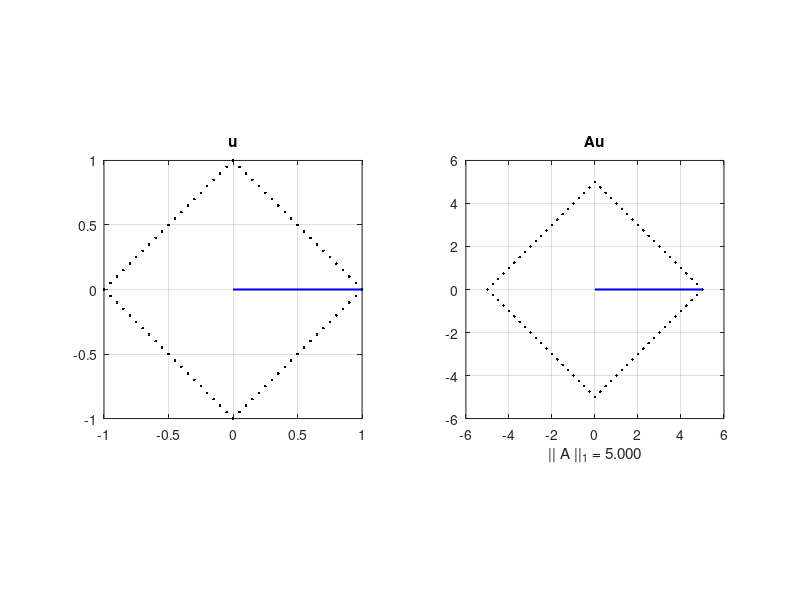
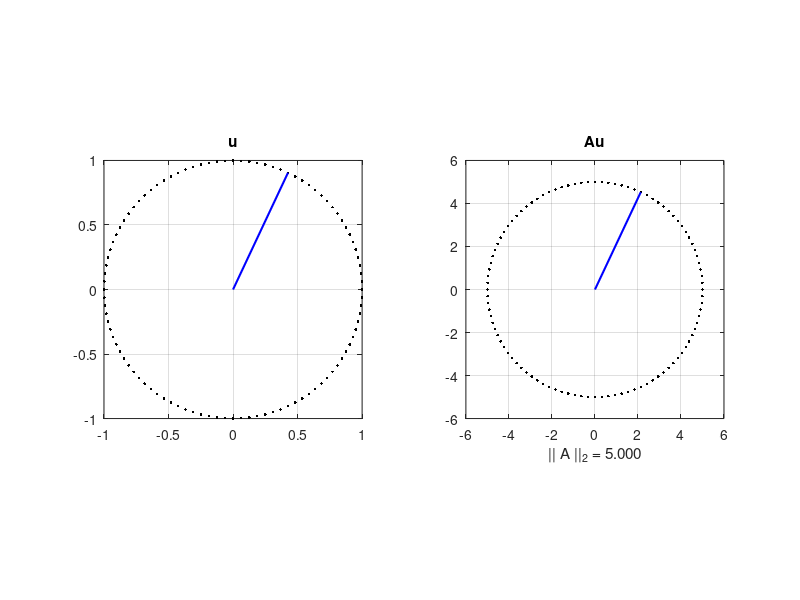
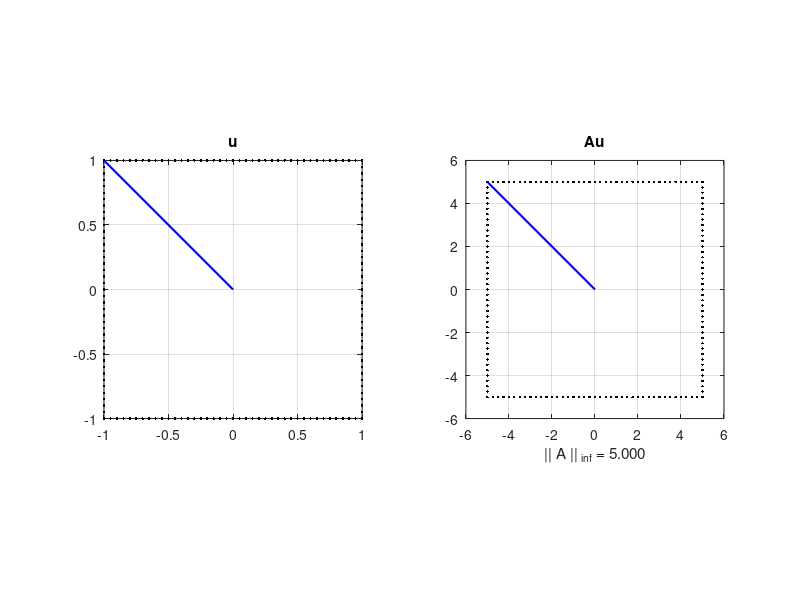

Here is the MATLAB script that generated these plots, in order:
A = input('Give me a real 2x2 matrix: ');

% 1-norm
t = 1:-0.05:0;
x = [ t -t -t t ];
y = [ 1-t 1-t -1+t -1+t ];
Au = A*[x;y];                           % apply to unit sphere
normAu = sum(abs(Au),1);                % 1-norm of vectors
[normA,idx] = max(normAu);              % 1-norm of matrix
idx = idx(1);

figure
ax(1) = subplot(121);
plot(x,y,'k.')
axis equal, axis square, grid on
title('u'), hold on
plot([0 x(idx)],[0 y(idx)],'b-','linew',1.5)
ax(2) = subplot(122);
plot(Au(1,:),Au(2,:),'k.')
axis equal, axis square, grid on
m = max(abs(axis)); axis(m*[-1 1 -1 1])
title('Au'), hold on
plot([0 Au(1,idx)],[0 Au(2,idx)],'b-','linew',1.5)
xlabel(sprintf('|| A ||_1 = %.3f',normA))

% 2-norm
t = pi*(0:0.02:2);
x = cos(t);  y = sin(t);
Au = A*[x;y];                           % apply to unit sphere
normAu = sqrt( sum(abs(Au).^2,1) );     % 2-norm of vectors
[normA,idx] = max(normAu);              % 2-norm of matrix
idx = idx(1);

figure
ax(1) = subplot(121);
plot(x,y,'k.')
title('u'), hold on
axis equal, axis square, grid on
plot([0 x(idx)],[0 y(idx)],'b-','linew',1.5)
ax(2) = subplot(122);
plot(Au(1,:),Au(2,:),'k.')
title('Au'), hold on
axis equal, axis square, grid on
plot([0 Au(1,idx)],[0 Au(2,idx)],'b-','linew',1.5)
xlabel(sprintf('|| A ||_2 = %.3f',normA))

% Inf-norm
t = -1:.05:1;  o = ones(size(t));
x = [ t o -t -o ];  y = [ o -t -o t ];
Au = A*[x;y];                           % apply to unit sphere
normAu = max(abs(Au),[],1);             % Inf-norm of vectors
[normA,idx] = max(normAu);              % Inf-norm of matrix
idx = idx(1);

figure
ax(1) = subplot(121);
plot(x,y,'k.')
title('u'), hold on
axis equal, axis square, grid on
plot([0 x(idx)],[0 y(idx)],'b-','linew',1.5)
ax(2) = subplot(122);
plot(Au(1,:),Au(2,:),'k.')
title('Au'), hold on
axis equal, axis square, grid on
plot([0 Au(1,idx)],[0 Au(2,idx)],'b-','linew',1.5)
xlabel(sprintf('|| A ||_{ inf} = %.3f',normA))
